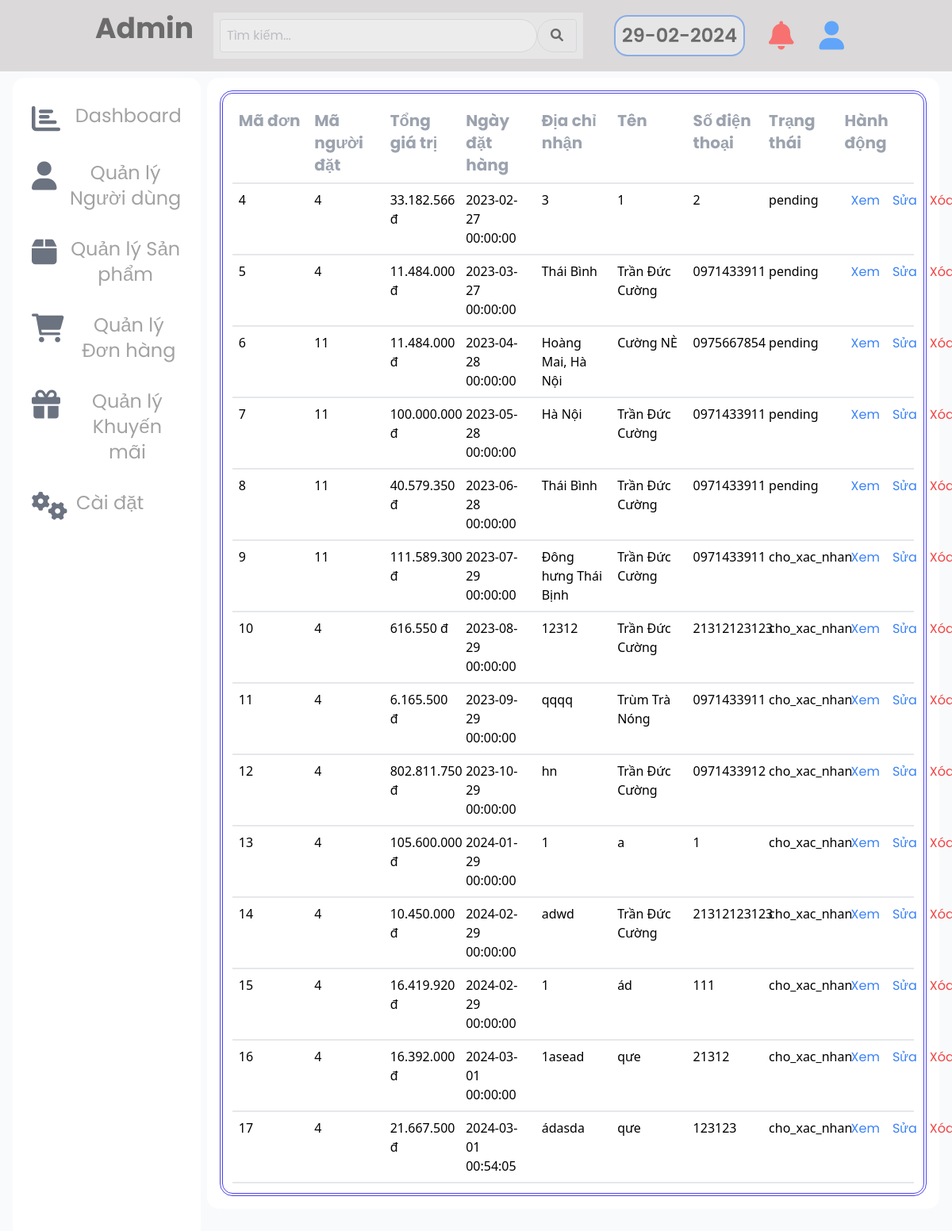
The app's page /admin/index.php?page=order with its own data.
### tables this page shows
CREATE TABLE `orders` (
  `order_id` int(11) NOT NULL,
  `user_id` int(11) DEFAULT NULL,
  `total_price` decimal(12,0) DEFAULT NULL,
  `order_date` datetime DEFAULT NULL,
  `address` varchar(255) DEFAULT NULL,
  `name` varchar(255) DEFAULT NULL,
  `phone` varchar(20) DEFAULT NULL,
  `state` varchar(50) DEFAULT NULL
);

### admin/quanlydonhang/lietke.php (the view)
<div class="mx-auto">
<div class="grid grid-cols-9  border-double border-double border-4 border-indigo-600 rounded-2xl p-3">
<div class="border-b-2 text-gray-400 font-bold text-xl p-2">Mã đơn</div>
<div class="border-b-2 text-gray-400 font-bold text-xl p-2">Mã người đặt</div>
<div class=" border-b-2 text-gray-400 p-2 font-bold text-xl">Tổng giá trị </div>
<div class="border-b-2 text-gray-400 font-bold text-xl p-2">Ngày đặt hàng</div>
<div class="border-b-2 text-gray-400  font-bold text-xl p-2">Địa chỉ nhận</div>
<div class="border-b-2 text-gray-400  font-bold text-xl p-2">Tên</div>
<div class="border-b-2 text-gray-400  font-bold text-xl p-2">Số điện thoại</div>
<div class="border-b-2 text-gray-400  font-bold text-xl p-2">Trạng thái </div>
<div class="border-b-2 text-gray-400 font-bold text-xl p-2">Hành động</div>
<?php
include '../connectdb.php';
function getOrders() {
  global $conn;
  $result = $conn->query("SELECT * FROM orders");
  $orders = $result->fetch_all(MYSQLI_ASSOC);
  return $orders;
}
$order = getOrders();
foreach ($order as $order) {
echo "<div class='border-b-2 font-sans font-base text-base p-2'>" . $order['order_id'] . "</div>";
echo "<div class='border-b-2 font-sans font-base text-base p-2'>" . $order["user_id"] . "</div>";
echo "<div class='border-b-2  font-sans font-base text-base p-2'>" . number_format($order['total_price'], 0, ',', '.') . " đ</div>";
echo "<div class='border-b-2 font-sans font-base text-base p-2'>" . $order['order_date'] . "</div>";
echo "<div class='border-b-2 font-sans font-base text-base p-2'>" . $order['address'] . "</div>";
echo "<div class='border-b-2 font-sans font-base text-base p-2'>" . $order['name'] . "</div>";
echo "<div class='border-b-2 font-sans  font-base text-base p-2'>" .$order['phone'] . "</div>";
echo "<div class='border-b-2 font-sans  font-base text-base p-2'>" .$order['state'] . "</div>";
echo "<div class='border-b-2 font-sans font-base text-base p-2'>"  ;
echo "<a href='index.php?page=order&action=xem&id={$order['order_id']}' class='text-blue-500 px-2'>Xem</a>";
echo "<a href='index.php?page=order&action=sua&id={$order['order_id']}' class='text-blue-500 px-2'>Sửa</a>";
echo "<a href='index.php?page=order&action=xoa&id={$order['order_id']}' class='text-red-500 px-2'>Xóa</a>";
echo "</div>";
}
?>
</div>
</div>

### css/style.css (style rules this page uses)
* { padding: 0; margin: 0; box-sizing: border-box; font-family: 'poppins',sans-serif; }
a { text-decoration: none; }
body { background-color: #dbd9d9; margin: 0; padding: 0; }

### records on screen
orders: order_id "4", user "4", total_price "33.182.566", order_date "2023-02-27 00:00:00", address "3", name "1", phone "2", state "pending"
orders: order_id "5", user "4", total_price "11.484.000", order_date "2023-03-27 00:00:00", address "Thái Bình", name "Trần Đức Cường", phone "0971433911", state "pending"
orders: order_id "6", user "11", total_price "11.484.000", order_date "2023-04-28 00:00:00", address "Hoàng Mai, Hà Nội", name "Cường NÈ", phone "0975667854", state "pending"
orders: order_id "7", user "11", total_price "100.000.000", order_date "2023-05-28 00:00:00", address "Hà Nội", name "Trần Đức Cường", phone "0971433911", state "pending"
orders: order_id "8", user "11", total_price "40.579.350", order_date "2023-06-28 00:00:00", address "Thái Bình", name "Trần Đức Cường", phone "0971433911", state "pending"
orders: order_id "9", user "11", total_price "111.589.300", order_date "2023-07-29 00:00:00", address "Đông hưng Thái Bịnh", name "Trần Đức Cường", phone "0971433911", state "cho_xac_nhan"
orders: order_id "10", user "4", total_price "616.550", order_date "2023-08-29 00:00:00", address "12312", name "Trần Đức Cường", phone "21312123123", state "cho_xac_nhan"
orders: order_id "11", user "4", total_price "6.165.500", order_date "2023-09-29 00:00:00", address "qqqq", name "Trùm Trà Nóng", phone "0971433911", state "cho_xac_nhan"
orders: order_id "12", user "4", total_price "802.811.750", order_date "2023-10-29 00:00:00", address "hn", name "Trần Đức Cường", phone "0971433912", state "cho_xac_nhan"
orders: order_id "13", user "4", total_price "105.600.000", order_date "2024-01-29 00:00:00", address "1", name "a", phone "1", state "cho_xac_nhan"
orders: order_id "14", user "4", total_price "10.450.000", order_date "2024-02-29 00:00:00", address "adwd", name "Trần Đức Cường", phone "21312123123", state "cho_xac_nhan"
orders: order_id "15", user "4", total_price "16.419.920", order_date "2024-02-29 00:00:00", address "1", name "ád", phone "111", state "cho_xac_nhan"
orders: order_id "16", user "4", total_price "16.392.000", order_date "2024-03-01 00:00:00", address "1asead", name "qưe", phone "21312", state "cho_xac_nhan"
orders: order_id "17", user "4", total_price "21.667.500", order_date "2024-03-01 00:54:05", address "ádasda", name "qưe", phone "123123", state "cho_xac_nhan"
